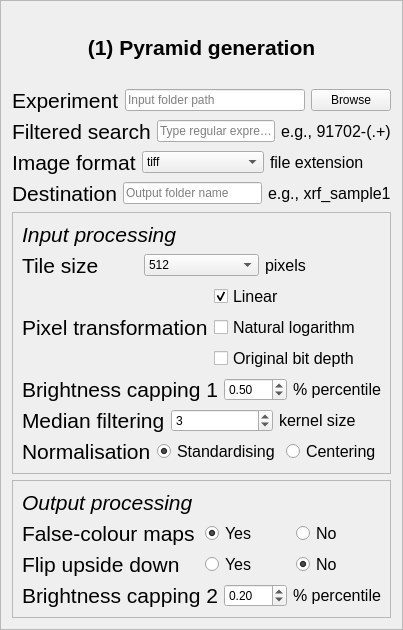
            <widget class="QFrame" name="frame_3">
             <property name="font">
              <font>
               <family>Arial</family>
              </font>
             </property>
             <property name="frameShape">
              <enum>QFrame::StyledPanel</enum>
             </property>
             <property name="frameShadow">
              <enum>QFrame::Raised</enum>
             </property>
             <layout class="QGridLayout" name="gridLayout_3">
              <item row="0" column="0">
               <layout class="QVBoxLayout" name="verticalLayout_2">
                <item>
                 <widget class="QLabel" name="title_1">
                  <property name="sizePolicy">
                   <sizepolicy hsizetype="Preferred" vsizetype="Fixed">
                    <horstretch>0</horstretch>
                    <verstretch>0</verstretch>
                   </sizepolicy>
                  </property>
                  <property name="minimumSize">
                   <size>
                    <width>0</width>
                    <height>70</height>
                   </size>
                  </property>
                  <property name="maximumSize">
                   <size>
                    <width>16777215</width>
                    <height>16777215</height>
                   </size>
                  </property>
                  <property name="font">
                   <font>
                    <family>Arial</family>
                    <pointsize>16</pointsize>
                    <italic>false</italic>
                    <bold>true</bold>
                    <underline>false</underline>
                   </font>
                  </property>
                  <property name="text">
                   <string>(1) Pyramid generation</string>
                  </property>
                  <property name="alignment">
                   <set>Qt::AlignCenter</set>
                  </property>
                  <property name="wordWrap">
                   <bool>true</bool>
                  </property>
                 </widget>
                </item>
                <item>
                 <layout class="QHBoxLayout" name="horizontalLayout_25">
                  <item>
                   <widget class="QLabel" name="label">
                    <property name="font">
                     <font>
                      <family>Arial</family>
                      <pointsize>16</pointsize>
                     </font>
                    </property>
                    <property name="text">
                     <string>Experiment</string>
                    </property>
                   </widget>
                  </item>
                  <item>
                   <widget class="QLineEdit" name="lineEdit_6">
                    <property name="font">
                     <font>
                      <family>Arial</family>
                     </font>
                    </property>
                    <property name="text">
                     <string/>
                    </property>
                    <property name="placeholderText">
                     <string>Input folder path</string>
                    </property>
                   </widget>
                  </item>
                  <item>
                   <widget class="QPushButton" name="pushButton">
                    <property name="font">
                     <font>
                      <family>Arial</family>
                     </font>
                    </property>
                    <property name="text">
                     <string>Browse</string>
                    </property>
                   </widget>
                  </item>
                 </layout>
                </item>
                <item>
                 <layout class="QHBoxLayout" name="horizontalLayout_24">
                  <item>
                   <widget class="QLabel" name="label_3">
                    <property name="font">
                     <font>
                      <family>Arial</family>
                      <pointsize>16</pointsize>
                     </font>
                    </property>
                    <property name="text">
                     <string>Filtered search</string>
                    </property>
                   </widget>
                  </item>
                  <item>
                   <widget class="QLineEdit" name="lineEdit_5">
                    <property name="font">
                     <font>
                      <family>Arial</family>
                     </font>
                    </property>
                    <property name="text">
                     <string/>
                    </property>
                    <property name="placeholderText">
                     <string>Type regular expression</string>
                    </property>
                   </widget>
                  </item>
                  <item>
                   <widget class="QLabel" name="label_38">
                    <property name="font">
                     <font>
                      <family>Arial</family>
                      <pointsize>12</pointsize>
                     </font>
                    </property>
                    <property name="text">
                     <string>e.g., 91702-(.+)</string>
                    </property>
                    <property name="textInteractionFlags">
                     <set>Qt::LinksAccessibleByMouse|Qt::TextSelectableByMouse</set>
                    </property>
                   </widget>
                  </item>
                 </layout>
                </item>
                <item>
                 <layout class="QHBoxLayout" name="horizontalLayout_23">
                  <item>
                   <widget class="QLabel" name="label_4">
                    <property name="font">
                     <font>
                      <family>Arial</family>
                      <pointsize>16</pointsize>
                     </font>
                    </property>
                    <property name="text">
                     <string>Image format</string>
                    </property>
                   </widget>
                  </item>
                  <item>
                   <widget class="QComboBox" name="comboBox_2">
                    <property name="maximumSize">
                     <size>
                      <width>200</width>
                      <height>16777215</height>
                     </size>
                    </property>
                    <property name="font">
                     <font>
                      <family>Arial</family>
                     </font>
                    </property>
                    <item>
                     <property name="text">
                      <string>tiff</string>
                     </property>
                    </item>
                    <item>
                     <property name="text">
                      <string>tif</string>
                     </property>
                    </item>
                    <item>
                     <property name="text">
                      <string>png</string>
                     </property>
                    </item>
                    <item>
                     <property name="text">
                      <string>jpeg</string>
                     </property>
                    </item>
                   </widget>
                  </item>
                  <item>
                   <widget class="QLabel" name="label_27">
                    <property name="font">
                     <font>
                      <family>Arial</family>
                      <pointsize>12</pointsize>
                     </font>
                    </property>
                    <property name="text">
                     <string>file extension</string>
                    </property>
                   </widget>
                  </item>
                 </layout>
                </item>
                <item>
                 <layout class="QHBoxLayout" name="horizontalLayout_26">
                  <item>
                   <widget class="QLabel" name="label_2">
                    <property name="font">
                     <font>
                      <family>Arial</family>
                      <pointsize>16</pointsize>
                     </font>
                    </property>
                    <property name="text">
                     <string>Destination</string>
                    </property>
                   </widget>
                  </item>
                  <item>
                   <widget class="QLineEdit" name="lineEdit_7">
                    <property name="maximumSize">
                     <size>
                      <width>200</width>
                      <height>16777215</height>
                     </size>
                    </property>
                    <property name="font">
                     <font>
                      <family>Arial</family>
                     </font>
                    </property>
                    <property name="inputMask">
                     <string/>
                    </property>
                    <property name="text">
                     <string/>
                    </property>
                    <property name="placeholderText">
                     <string>Output folder name</string>
                    </property>
                   </widget>
                  </item>
                  <item>
                   <widget class="QLabel" name="label_45">
                    <property name="font">
                     <font>
                      <family>Arial</family>
                      <pointsize>12</pointsize>
                     </font>
                    </property>
                    <property name="text">
                     <string>e.g., xrf_sample1</string>
                    </property>
                    <property name="wordWrap">
                     <bool>true</bool>
                    </property>
                   </widget>
                  </item>
                 </layout>
                </item>
                <item>
                 <widget class="QFrame" name="frame_2">
                  <property name="font">
                   <font>
                    <family>Arial</family>
                   </font>
                  </property>
                  <property name="frameShape">
                   <enum>QFrame::StyledPanel</enum>
                  </property>
                  <property name="frameShadow">
                   <enum>QFrame::Raised</enum>
                  </property>
                  <layout class="QGridLayout" name="gridLayout_6">
                   <item row="1" column="0">
                    <layout class="QVBoxLayout" name="verticalLayout_15">
                     <item>
                      <widget class="QLabel" name="label_56">
                       <property name="font">
                        <font>
                         <family>Arial</family>
                         <pointsize>16</pointsize>
                         <italic>true</italic>
                        </font>
                       </property>
                       <property name="text">
                        <string>Input processing</string>
                       </property>
                      </widget>
                     </item>
                     <item>
                      <layout class="QHBoxLayout" name="horizontalLayout_2">
                       <item>
                        <widget class="QLabel" name="label_55">
                         <property name="font">
                          <font>
                           <family>Arial</family>
                           <pointsize>16</pointsize>
                          </font>
                         </property>
                         <property name="text">
                          <string>Tile size</string>
                         </property>
                        </widget>
                       </item>
                       <item>
                        <widget class="QComboBox" name="comboBox_3">
                         <property name="font">
                          <font>
                           <family>Arial</family>
                          </font>
                         </property>
                         <property name="editable">
                          <bool>false</bool>
                         </property>
                         <property name="currentIndex">
                          <number>2</number>
                         </property>
                         <item>
                          <property name="text">
                           <string>128</string>
                          </property>
                         </item>
                         <item>
                          <property name="text">
                           <string>256</string>
                          </property>
                         </item>
                         <item>
                          <property name="text">
                           <string>512</string>
                          </property>
                         </item>
                         <item>
                          <property name="text">
                           <string>1024</string>
                          </property>
                         </item>
                         <item>
                          <property name="text">
                           <string>2048</string>
                          </property>
                         </item>
                        </widget>
                       </item>
                       <item>
                        <widget class="QLabel" name="label_48">
                         <property name="font">
                          <font>
                           <family>Arial</family>
                           <pointsize>12</pointsize>
                          </font>
                         </property>
                         <property name="text">
                          <string>pixels</string>
                         </property>
                        </widget>
                       </item>
                      </layout>
                     </item>
                     <item>
                      <layout class="QHBoxLayout" name="horizontalLayout_22">
                       <item>
                        <widget class="QLabel" name="label_5">
                         <property name="font">
                          <font>
                           <family>Arial</family>
                           <pointsize>16</pointsize>
                          </font>
                         </property>
                         <property name="text">
                          <string>Pixel transformation</string>
                         </property>
                        </widget>
                       </item>
                       <item>
                        <layout class="QVBoxLayout" name="verticalLayout_4">
                         <item>
                          <widget class="QCheckBox" name="checkBox">
                           <property name="font">
                            <font>
                             <family>Arial</family>
                             <pointsize>12</pointsize>
                            </font>
                           </property>
                           <property name="text">
                            <string>Linear</string>
                           </property>
                           <property name="checked">
                            <bool>true</bool>
                           </property>
                          </widget>
                         </item>
                         <item>
                          <widget class="QCheckBox" name="checkBox_2">
                           <property name="font">
                            <font>
                             <family>Arial</family>
                             <pointsize>12</pointsize>
                            </font>
                           </property>
                           <property name="text">
                            <string>Natural logarithm</string>
                           </property>
                           <property name="checked">
                            <bool>false</bool>
                           </property>
                          </widget>
                         </item>
                         <item>
                          <widget class="QCheckBox" name="checkBox_3">
                           <property name="font">
                            <font>
                             <family>Arial</family>
                             <pointsize>12</pointsize>
                            </font>
                           </property>
                           <property name="text">
                            <string>Original bit depth</string>
                           </property>
                          </widget>
                         </item>
                        </layout>
                       </item>
                      </layout>
                     </item>
                     <item>
                      <layout class="QHBoxLayout" name="horizontalLayout_21">
                       <item>
                        <widget class="QLabel" name="label_6">
                         <property name="font">
                          <font>
                           <family>Arial</family>
                           <pointsize>16</pointsize>
                          </font>
                         </property>
                         <property name="text">
                          <string>Brightness capping 1</string>
                         </property>
                         <property name="wordWrap">
                          <bool>true</bool>
                         </property>
                        </widget>
                       </item>
                       <item>
                        <widget class="QDoubleSpinBox" name="doubleSpinBox_2">
                         <property name="font">
                          <font>
                           <family>Arial</family>
                          </font>
                         </property>
                         <property name="maximum">
                          <double>20.000000000000000</double>
                         </property>
                         <property name="singleStep">
                          <double>0.100000000000000</double>
                         </property>
                         <property name="value">
                          <double>0.500000000000000</double>
                         </property>
                        </widget>
                       </item>
                       <item>
                        <widget class="QLabel" name="label_40">
                         <property name="font">
                          <font>
                           <family>Arial</family>
                           <pointsize>12</pointsize>
                          </font>
                         </property>
                         <property name="text">
                          <string>% percentile</string>
                         </property>
                         <property name="wordWrap">
                          <bool>true</bool>
                         </property>
                        </widget>
                       </item>
                      </layout>
                     </item>
                     <item>
                      <layout class="QHBoxLayout" name="horizontalLayout_14">
                       <item>
                        <widget class="QLabel" name="label_7">
                         <property name="font">
                          <font>
                           <family>Arial</family>
                           <pointsize>16</pointsize>
                          </font>
                         </property>
                         <property name="text">
                          <string>Median filtering</string>
                         </property>
                        </widget>
                       </item>
                       <item>
                        <widget class="QSpinBox" name="spinBox_6">
                         <property name="font">
                          <font>
                           <family>Arial</family>
                          </font>
                         </property>
                         <property name="minimum">
                          <number>1</number>
                         </property>
                         <property name="maximum">
                          <number>16</number>
                         </property>
                         <property name="value">
                          <number>3</number>
                         </property>
                        </widget>
                       </item>
                       <item>
                        <widget class="QLabel" name="label_39">
                         <property name="font">
                          <font>
                           <family>Arial</family>
                           <pointsize>12</pointsize>
                          </font>
                         </property>
                         <property name="text">
                          <string>kernel size</string>
                         </property>
                        </widget>
                       </item>
                      </layout>
                     </item>
                     <item>
                      <layout class="QHBoxLayout" name="horizontalLayout_36">
                       <item>
                        <widget class="QLabel" name="label_13">
                         <property name="font">
                          <font>
                           <family>Arial</family>
                           <pointsize>16</pointsize>
                          </font>
                         </property>
                         <property name="text">
                          <string>Normalisation</string>
                         </property>
                        </widget>
                       </item>
                       <item>
                        <layout class="QHBoxLayout" name="horizontalLayout_41">
                         <item>
                          <widget class="QRadioButton" name="radioButton_7">
                           <property name="font">
                            <font>
                             <family>Arial</family>
                             <pointsize>12</pointsize>
                            </font>
                           </property>
                           <property name="text">
                            <string>Standardising</string>
                           </property>
                           <property name="checked">
                            <bool>true</bool>
                           </property>
                          </widget>
                         </item>
                         <item>
                          <widget class="QRadioButton" name="radioButton_8">
                           <property name="font">
                            <font>
                             <family>Arial</family>
                             <pointsize>12</pointsize>
                            </font>
                           </property>
                           <property name="text">
                            <string>Centering</string>
                           </property>
                           <property name="checked">
                            <bool>false</bool>
                           </property>
                          </widget>
                         </item>
                        </layout>
                       </item>
                      </layout>
                     </item>
                    </layout>
                   </item>
                  </layout>
                 </widget>
                </item>
                <item>
                 <widget class="QFrame" name="frame_8">
                  <property name="maximumSize">
                   <size>
                    <width>16777215</width>
                    <height>16777215</height>
                   </size>
                  </property>
                  <property name="font">
                   <font>
                    <family>Arial</family>
                   </font>
                  </property>
                  <property name="frameShape">
                   <enum>QFrame::StyledPanel</enum>
                  </property>
                  <property name="frameShadow">
                   <enum>QFrame::Raised</enum>
                  </property>
                  <layout class="QGridLayout" name="gridLayout_9">
                   <item row="1" column="0">
                    <layout class="QVBoxLayout" name="verticalLayout_6">
                     <item>
                      <widget class="QLabel" name="label_58">
                       <property name="font">
                        <font>
                         <family>Arial</family>
                         <pointsize>16</pointsize>
                         <italic>true</italic>
                        </font>
                       </property>
                       <property name="text">
                        <string>Output processing</string>
                       </property>
                      </widget>
                     </item>
                     <item>
                      <layout class="QHBoxLayout" name="horizontalLayout_13">
                       <item>
                        <widget class="QLabel" name="label_8">
                         <property name="font">
                          <font>
                           <family>Arial</family>
                           <pointsize>16</pointsize>
                          </font>
                         </property>
                         <property name="text">
                          <string>False-colour maps</string>
                         </property>
                        </widget>
                       </item>
                       <item>
                        <layout class="QHBoxLayout" name="horizontalLayout_15">
                         <item>
                          <widget class="QRadioButton" name="radioButton">
                           <property name="font">
                            <font>
                             <family>Arial</family>
                             <pointsize>12</pointsize>
                            </font>
                           </property>
                           <property name="text">
                            <string>Yes</string>
                           </property>
                           <property name="checked">
                            <bool>true</bool>
                           </property>
                           <attribute name="buttonGroup">
                            <string notr="true">buttonGroup_2</string>
                           </attribute>
                          </widget>
                         </item>
                         <item>
                          <widget class="QRadioButton" name="radioButton_2">
                           <property name="font">
                            <font>
                             <family>Arial</family>
                             <pointsize>12</pointsize>
                            </font>
                           </property>
                           <property name="text">
                            <string>No</string>
                           </property>
                           <property name="checked">
                            <bool>false</bool>
                           </property>
                           <attribute name="buttonGroup">
                            <string notr="true">buttonGroup_2</string>
                           </attribute>
                          </widget>
                         </item>
                        </layout>
                       </item>
                      </layout>
                     </item>
                     <item>
                      <layout class="QHBoxLayout" name="horizontalLayout_12">
                       <item>
                        <widget class="QLabel" name="label_9">
                         <property name="font">
                          <font>
                           <family>Arial</family>
                           <pointsize>16</pointsize>
                          </font>
                         </property>
                         <property name="text">
                          <string>Flip upside down</string>
                         </property>
                        </widget>
                       </item>
                       <item>
                        <layout class="QHBoxLayout" name="horizontalLayout_16">
                         <item>
                          <widget class="QRadioButton" name="radioButton_4">
                           <property name="font">
                            <font>
                             <family>Arial</family>
                             <pointsize>12</pointsize>
                            </font>
                           </property>
                           <property name="text">
                            <string>Yes</string>
                           </property>
                           <property name="checked">
                            <bool>false</bool>
                           </property>
                           <attribute name="buttonGroup">
                            <string notr="true">buttonGroup</string>
                           </attribute>
                          </widget>
                         </item>
                         <item>
                          <widget class="QRadioButton" name="radioButton_3">
                           <property name="font">
                            <font>
                             <family>Arial</family>
                             <pointsize>12</pointsize>
                            </font>
                           </property>
                           <property name="text">
                            <string>No</string>
                           </property>
                           <property name="checked">
                            <bool>true</bool>
                           </property>
                           <attribute name="buttonGroup">
                            <string notr="true">buttonGroup</string>
                           </attribute>
                          </widget>
                         </item>
                        </layout>
                       </item>
                      </layout>
                     </item>
                     <item>
                      <layout class="QHBoxLayout" name="horizontalLayout_28">
                       <item>
                        <widget class="QLabel" name="label_18">
                         <property name="font">
                          <font>
                           <family>Arial</family>
                           <pointsize>16</pointsize>
                          </font>
                         </property>
                         <property name="text">
                          <string>Brightness capping 2</string>
                         </property>
                         <property name="wordWrap">
                          <bool>true</bool>
                         </property>
                        </widget>
                       </item>
                       <item>
                        <widget class="QDoubleSpinBox" name="doubleSpinBox_3">
                         <property name="font">
                          <font>
                           <family>Arial</family>
                          </font>
                         </property>
                         <property name="maximum">
                          <double>50.000000000000000</double>
                         </property>
                         <property name="singleStep">
                          <double>0.010000000000000</double>
                         </property>
                         <property name="value">
                          <double>0.200000000000000</double>
                         </property>
                        </widget>
                       </item>
                       <item>
                        <widget class="QLabel" name="label_42">
                         <property name="font">
                          <font>
                           <family>Arial</family>
                           <pointsize>12</pointsize>
                          </font>
                         </property>
                         <property name="text">
                          <string>% percentile</string>
                         </property>
                         <property name="wordWrap">
                          <bool>true</bool>
                         </property>
                        </widget>
                       </item>
                      </layout>
                     </item>
                    </layout>
                   </item>
                  </layout>
                 </widget>
                </item>
               </layout>
              </item>
             </layout>
            </widget>
